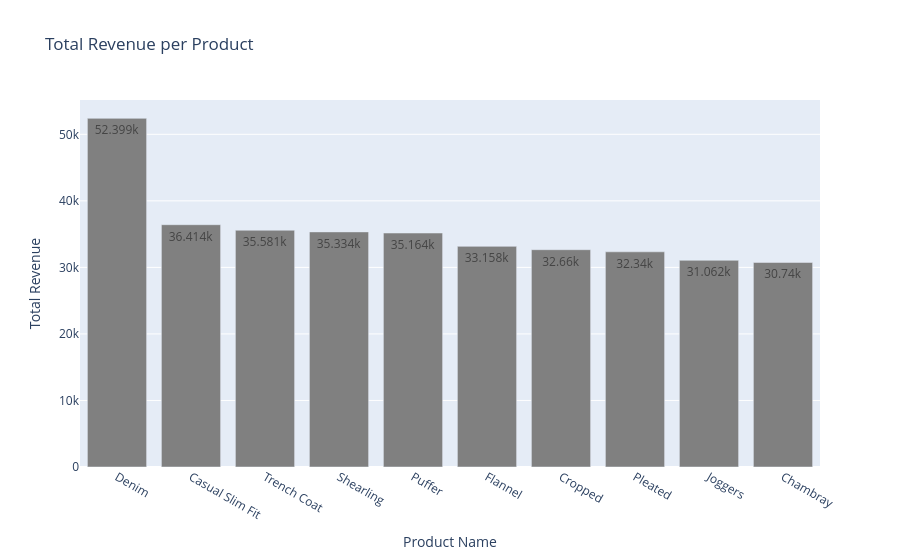

This figure's notebook cell:
### Code cell
px.bar(data_frame= plot_df , x='product_name' , y= 'total_price' , title='Total Revenue per Product',
       labels={'product_name':'Product Name' , 'total_price':'Total Revenue'}, text_auto=True , color_discrete_sequence=['gray'])

### Figure 1 — Plotly figure (JSON) as saved in the notebook; plotly's stock layout.template omitted (floating-point values rounded to 4 significant figures)
{"data": [{"hovertemplate": "Product Name=%{x}<br>Total Revenue=%{y}<extra></extra>", "legendgroup": "", "marker": {"color": "gray", "pattern": {"shape": ""}}, "name": "", "orientation": "v", "showlegend": false, "textposition": "auto", "texttemplate": "%{y}", "type": "bar", "x": ["Denim", "Casual Slim Fit", "Trench Coat", "Shearling", "Puffer", "Flannel", "Cropped", "Pleated", "Joggers", "Chambray"], "xaxis": "x", "y": [52399, 36414, 35581, 35334, 35164, 33158, 32660, 32340, 31062, 30740], "yaxis": "y"}], "layout": {"barmode": "relative", "legend": {"tracegroupgap": 0}, "title": {"text": "Total Revenue per Product"}, "xaxis": {"anchor": "y", "domain": [0, 1], "title": {"text": "Product Name"}}, "yaxis": {"anchor": "x", "domain": [0, 1], "title": {"text": "Total Revenue"}}}}
